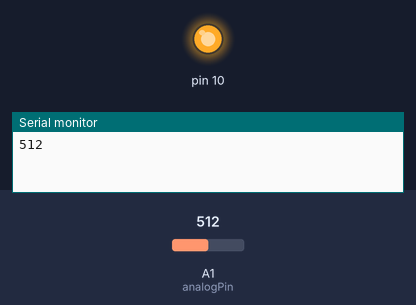
Recording of a sketch running on a simulated Arduino Uno, built with avr-gcc and run on an emulated ATmega328P. Shown: output pins drawn as LEDs (lit = HIGH), the last lines printed to the serial monitor. Inputs (shaded band) come from the test bench; at power-on: A1 (analogPin) = 512.

Above: at 0.05 s.
At 20.15 s:
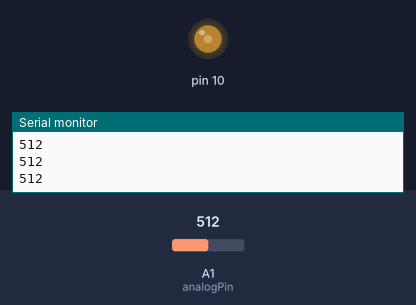
Timing chart, 0 to 26.2 s (numbered marks = the images above):
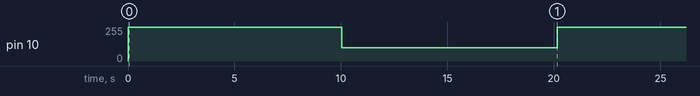

The sketch:

sa.ino
```cpp
int raw1= 0;

int i= 4;
int j= 4;
int analogPin=A1;
void setup()
{
 pinMode(10, OUTPUT);
Serial.begin(9600);
}

void loop()
{
for (int j = 0; j <= 200; j++) {
  if (j<100) {
i=255;
  }
  else{
    i=100;
  }

analogWrite(10,i);

raw1= analogRead(analogPin);
Serial.println(raw1);
delay(100);

  }

}
```

Measured:
- by itself, pin 10: alternates 255/255 for 10.0 s and 100/255 for 10.1 s
